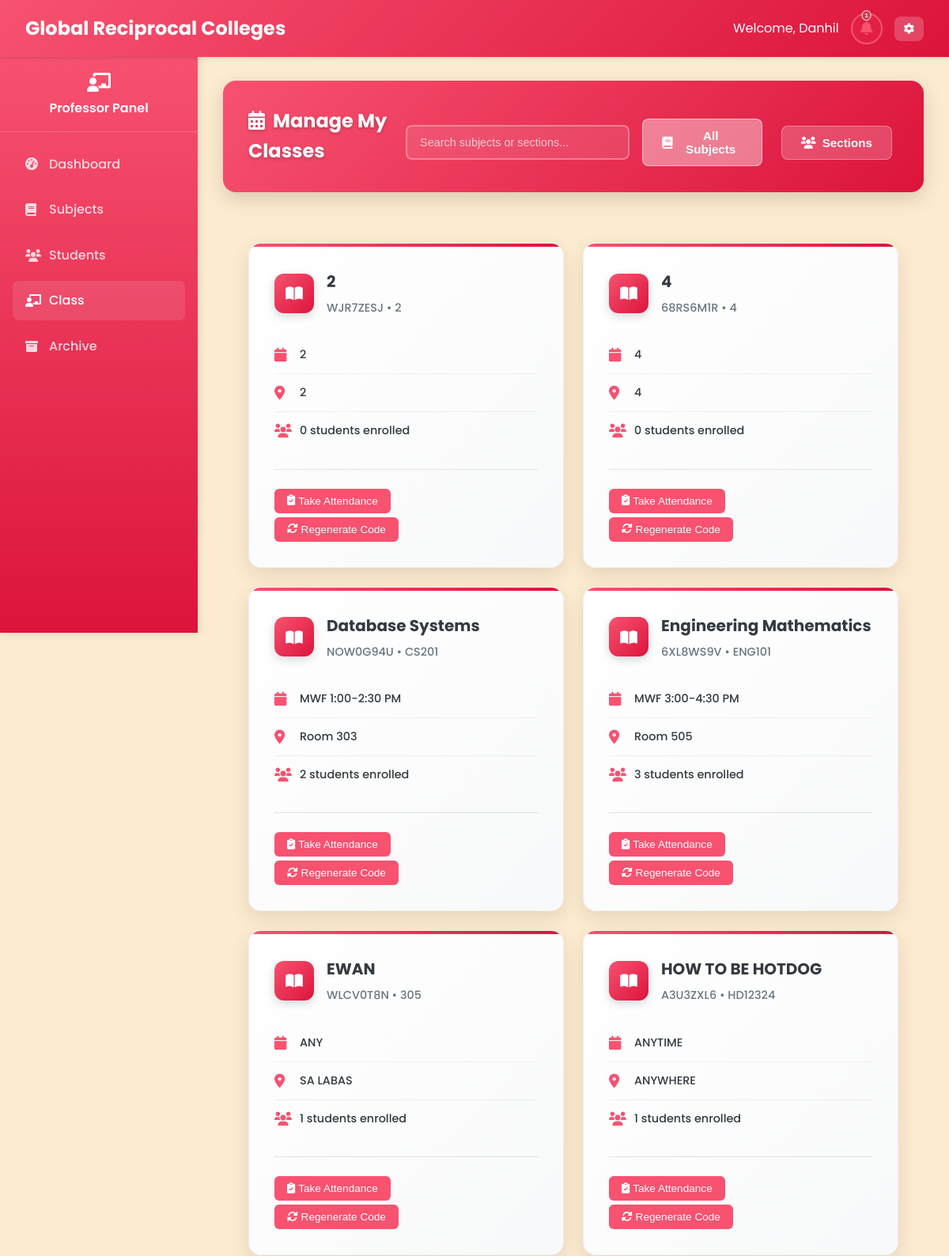
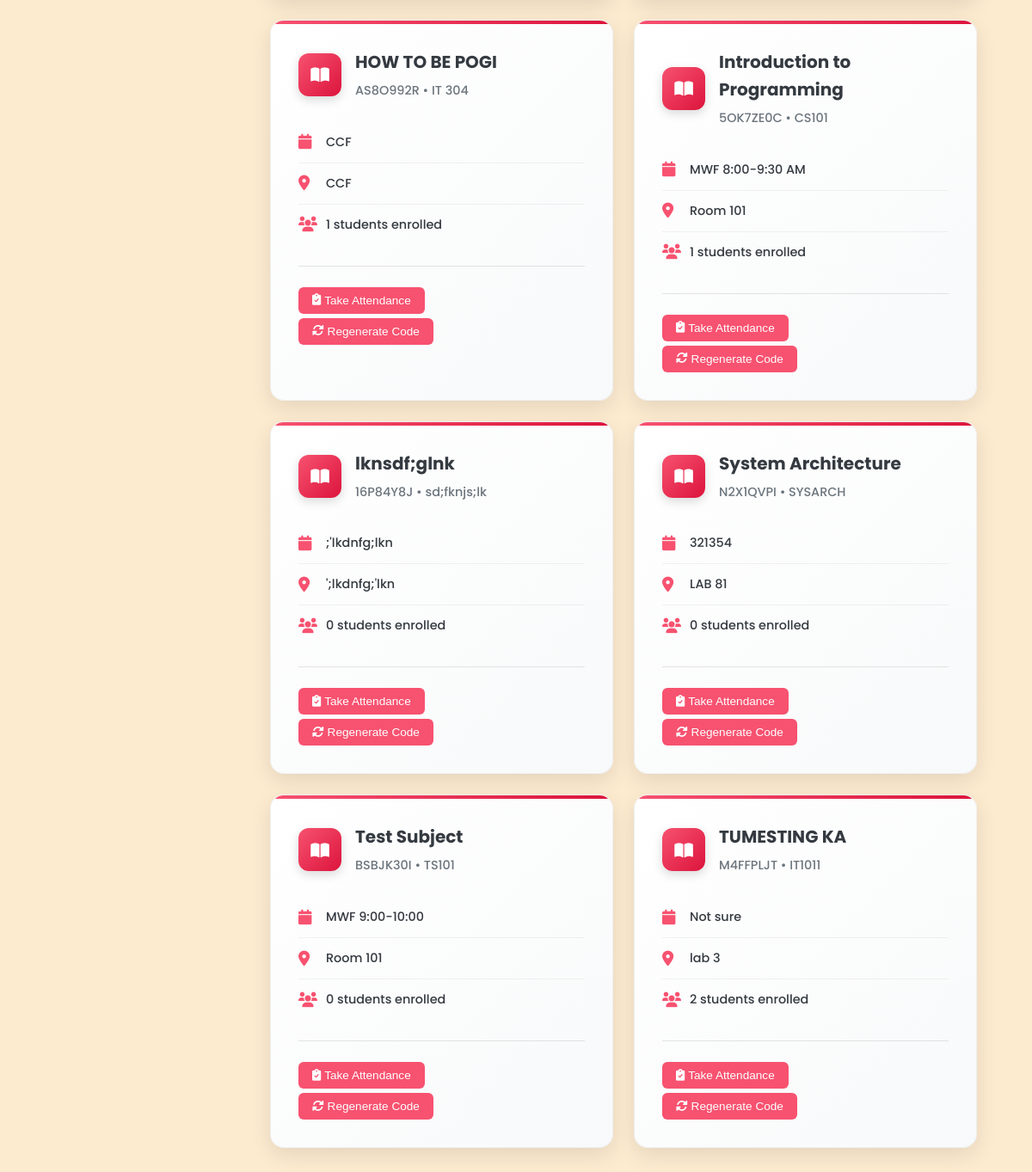
/Professor/professor_manage_schedule.php (signed in), run on the app's committed database (2 pictures, top to bottom).
### tables this page shows
CREATE TABLE `classes` (
  `class_id` varchar(20) NOT NULL,
  `class_name` varchar(100) NOT NULL,
  `class_code` varchar(20) NOT NULL,
  `subject_id` varchar(20) DEFAULT NULL,
  `professor_id` varchar(20) DEFAULT NULL,
  `schedule` varchar(100) DEFAULT NULL,
  `room` varchar(50) DEFAULT NULL,
  `created_at` datetime NOT NULL,
  `updated_at` datetime NOT NULL,
  `section` varchar(10) DEFAULT NULL,
  `semester_id` int(11) DEFAULT NULL,
  `status` enum('active','archived') DEFAULT 'active',
  `school_year_semester_id` int(11) DEFAULT NULL
);

CREATE TABLE `subjects` (
  `subject_id` varchar(20) NOT NULL,
  `subject_name` varchar(100) NOT NULL,
  `subject_code` varchar(20) NOT NULL,
  `description` text DEFAULT NULL,
  `credits` int(11) NOT NULL,
  `duration_id` int(11) DEFAULT NULL,
  `created_at` datetime NOT NULL,
  `updated_at` datetime NOT NULL,
  `semester_id` int(11) DEFAULT NULL
);

### Professor/professor_manage_schedule.php (the view, shortened to what this page needs)
<?php
require_once '../php/db.php';
$professor_id = $_SESSION['user_id'];
$query = "SELECT s.*, c.class_id, c.class_code, c.schedule, c.room, c.section
          FROM subjects s
          JOIN classes c ON s.subject_id = c.subject_id
          WHERE c.professor_id = ? AND c.status = 'active'
          ORDER BY s.subject_name ASC, c.section ASC";
$stmt = $pdo->prepare($query);
$stmt->execute([$professor_id]);
$subjects = $stmt->fetchAll();
$enrollment_counts = [];
foreach ($subjects as $subject) {
    $stmt = $pdo->prepare("SELECT COUNT(*) as count FROM student_classes sc
                          JOIN classes c ON sc.class_id = c.class_id
                          WHERE c.subject_id = ?");
    $stmt->execute([$subject['subject_id']]);
    $enrollment_counts[$subject['subject_id']] = $stmt->fetch()['count'];
}
?>
<!DOCTYPE html>
<html lang="en">
<head>
    <link rel="stylesheet" href="../css/styles_fixed.css">
    <link rel="stylesheet" href="https://cdnjs.cloudflare.com/ajax/libs/font-awesome/6.0.0/css/all.min.css">
</head>
<body>
    <?php include '../includes/navbar_professor.php'; ?>
    <?php include '../includes/sidebar_professor.php'; ?>
    <main class="main-content">
        <div class="table-header-enhanced">
            <h2 class="table-title-enhanced"><i class="fas fa-calendar-alt" style="margin-right: 10px;"></i>Manage My Classes</h2>
            <div class="table-actions-enhanced">
                <input type="search" id="searchInput" class="search-input-enhanced" placeholder="Search subjects or sections..." aria-label="Search subjects or sections" onkeyup="filterSubjects()">
                <button class="stat-primary-btn view-btn active" id="allSubjectsBtn" onclick="switchView('allSubjects')">
                    <i class="fas fa-book"></i> All Subjects
                </button>
                <button class="stat-primary-btn view-btn" id="sectionsBtn" onclick="switchView('sections')">
                    <i class="fas fa-users"></i> Sections
                </button>
            </div>
        </div>
        <div class="dashboard-container">
            <?php if (empty($subjects)): ?>
                <div class="no-data">
                    <p>No classes found. Create your first class to get started.</p>
                    <button class="stat-primary-btn" onclick="openModal('addSubjectModal')">
                        <i class="fas fa-plus"></i> Add New Class
                    </button>
                </div>
            <?php else: ?>
                <div class="stats-grid">
                    <?php foreach ($subjects as $subject): ?>
                    <div class="stat-card-enhanced" onclick="viewClassDetails('<?php echo $subject['class_id']; ?>', '<?php echo $subject['subject_name']; ?>')">
                        <div class="stat-header-enhanced">
                            <div class="stat-icon-enhanced">
                                <i class="fas fa-book-open"></i>
                            </div>
                            <div class="stat-info-enhanced">
                                <h3 class="stat-title-enhanced"><?php echo $subject['subject_name']; ?></h3>
                                <span class="stat-subtitle-enhanced"><?php echo $subject['class_code']; ?> • <?php echo $subject['subject_code']; ?></span>
                            </div>
                        </div>
                        <div class="stat-details-enhanced">
                            <div class="stat-detail-enhanced">
                                <i class="fas fa-calendar stat-detail-icon"></i>
                                <span class="stat-detail-text"><?php echo $subject['schedule']; ?></span>
                            </div>
                            <div class="stat-detail-enhanced">
                                <i class="fas fa-map-marker-alt stat-detail-icon"></i>
                                <span class="stat-detail-text"><?php echo $subject['room']; ?></span>
                            </div>
                            <div class="stat-detail-enhanced">
                                <i class="fas fa-users stat-detail-icon"></i>
                                <span class="stat-detail-text"><?php echo $enrollment_counts[$subject['subject_id']] ?? 0; ?> students enrolled</span>
                            </div>
                        </div>
                        <div class="stat-actions-enhanced">
                            <button class="stat-action-btn" style="margin-bottom:5px;" onclick="event.stopPropagation(); openAttendanceModal('<?php echo $subject['class_id']; ?>', '<?php echo $subject['subject_name']; ?>')">
                                <i class="fas fa-clipboard-check"></i> Take Attendance
                            </button>
                            <button class="stat-action-btn" onclick="event.stopPropagation(); regenerateCode('<?php echo $subject['subject_id']; ?>')">
                                <i class="fas fa-sync-alt"></i> Regenerate Code
                            </button>
                        </div>
                    </div>
                    <?php endforeach; ?>
                </div>
            <?php endif; ?>
        </div>
    </main>
</body>
</html>

### css/styles_fixed.css (style rules this page uses)
:root { --primary: #F75270; --primary-dark: #DC143C; --primary-light: #F7CAC9; --secondary: #F75270; --accent: #F7CAC9; --light: #FDEBD0; --dark: #343a40; --gray: #6c757d; --light-gray: #F7CAC9; --success: #F7CAC9; --warning: #FDEBD0; --danger: #DC143C; --info: #F75270; }
* { margin: 0; padding: 0; box-sizing: border-box; }
body { font-family: 'Poppins', sans-serif; background-color: var(--light); color: var(--dark); line-height: 1.6; }
.main-content { margin-top: 70px; padding: 2rem; min-height: calc(100vh - 70px); background: var(--light); transition: margin-left 0.3s ease; }
.main-content { margin-left: 250px; margin-top: 70px; padding: 2rem; min-height: calc(100vh - 70px); background: var(--light); transition: margin-left 0.3s ease, padding 0.3s ease; }
.dashboard-container { max-width: 1200px; margin: 0 auto; padding: 2rem; }
.stats-grid { display: grid; grid-template-columns: repeat(auto-fill, minmax(350px, 1fr)); gap: 2rem; margin-bottom: 2rem; }
.stat-card-enhanced { background: linear-gradient(135deg, #ffffff 0%, #f8f9fa 100%); border-radius: 16px; padding: 2rem; box-shadow: 0 8px 25px rgba(0, 0, 0, 0.1); border: 1px solid rgba(0, 0, 0, 0.05); transition: all 0.3s ease; position: relative; overflow: hidden; }
.stat-card-enhanced::before { content: ''; position: absolute; top: 0; left: 0; right: 0; height: 4px; background: linear-gradient(90deg, var(--primary) 0%, var(--primary-dark) 100%); }
.stat-header-enhanced { display: flex; align-items: center; gap: 1rem; margin-bottom: 1.5rem; }
.stat-icon-enhanced { width: 50px; height: 50px; background: linear-gradient(135deg, var(--primary) 0%, var(--primary-dark) 100%); border-radius: 12px; display: flex; align-items: center; justify-content: center; color: white; font-size: 1.2rem; box-shadow: 0 4px 12px rgba(0, 0, 0, 0.15); }
.stat-info-enhanced { flex: 1; }
.stat-title-enhanced { font-size: 1.25rem; font-weight: 700; color: var(--dark); margin: 0 0 0.25rem 0; }
.stat-subtitle-enhanced { font-size: 0.9rem; color: var(--gray); font-weight: 500; }
.stat-actions-enhanced { border-top: 1px solid rgba(0, 0, 0, 0.1); padding-top: 1.5rem; }
.stat-action-btn { background: var(--primary); color: white; border: none; padding: 0.5rem 1rem; border-radius: 6px; cursor: pointer; font-size: 0.85rem; font-weight: 500; display: flex; align-items: center; gap: 0.25rem; transition: background-color 0.2s; }
.stat-primary-btn { background: linear-gradient(135deg, var(--primary) 0%, var(--primary-dark) 100%); color: white; border: none; padding: 0.75rem 1.5rem; border-radius: 8px; cursor: pointer; font-size: 0.95rem; font-weight: 600; display: inline-flex; align-items: center; gap: 0.5rem; transition: transform 0.2s, box-shadow 0.2s; }
.table-header-enhanced { background: linear-gradient(135deg, var(--primary) 0%, var(--primary-dark) 100%); padding: 2rem; border-radius: 16px; margin-bottom: 2rem; box-shadow: 0 8px 25px rgba(0, 0, 0, 0.15); display: flex; justify-content: space-between; align-items: center; }
.table-title-enhanced { color: white; font-size: 1.5rem; font-weight: 700; margin: 0; text-shadow: 0 2px 4px rgba(0, 0, 0, 0.2); }
.table-actions-enhanced { display: flex; gap: 1rem; }

### includes/sidebar_professor.php (style rules this page uses)
.main-content { margin-left: 250px; padding: 2rem; width: calc(100% - 250px); box-sizing: border-box; }

### data on the page
classes: subject.subject_name "2", class_code "WJR7ZESJ", subject.subject_code "2", schedule "2", room "2", subject.subject_id "0"
classes: subject.subject_name "4", class_code "68RS6M1R", subject.subject_code "4", schedule "4", room "4", subject.subject_id "0"
classes: subject.subject_name "Database Systems", class_code "NOW0G94U", subject.subject_code "CS201", schedule "MWF 1:00-2:30 PM", room "Room 303", subject.subject_id "2"
classes: subject.subject_name "Engineering Mathematics", class_code "6XL8WS9V", subject.subject_code "ENG101", schedule "MWF 3:00-4:30 PM", room "Room 505", subject_id "3"
classes: subject.subject_name "EWAN", class_code "WLCV0T8N", subject.subject_code "305", schedule "ANY", room "SA LABAS", subject_id "1"
classes: subject.subject_name "HOW TO BE HOTDOG", class_code "A3U3ZXL6", subject.subject_code "HD12324", schedule "ANYTIME", room "ANYWHERE", subject_id "1"
classes: subject.subject_name "HOW TO BE POGI", class_code "AS8O992R", subject.subject_code "IT 304", schedule "CCF", room "CCF", subject_id "1"
classes: subject.subject_name "Introduction to Programming", class_code "5OK7ZE0C", subject.subject_code "CS101", schedule "MWF 8:00-9:30 AM", room "Room 101", subject_id "1"
classes: subject.subject_name "lknsdf;glnk", class_code "16P84Y8J", subject.subject_code "sd;fknjs;lk", schedule ";'lkdnfg;lkn", room "';lkdnfg;'lkn", subject.subject_id "0"
classes: subject.subject_name "System Architecture", class_code "N2X1QVPI", subject.subject_code "SYSARCH", schedule "321354", room "LAB 81", subject.subject_id "0"
classes: subject.subject_name "Test Subject", class_code "BSBJK30I", subject.subject_code "TS101", schedule "MWF 9:00-10:00", room "Room 101", subject.subject_id "0"
classes: subject.subject_name "TUMESTING KA", class_code "M4FFPLJT", subject.subject_code "IT1011", schedule "Not sure", room "lab 3", subject.subject_id "2"

### other printed values
$prof_name "Danhil"
$pending_requests_count "1"
